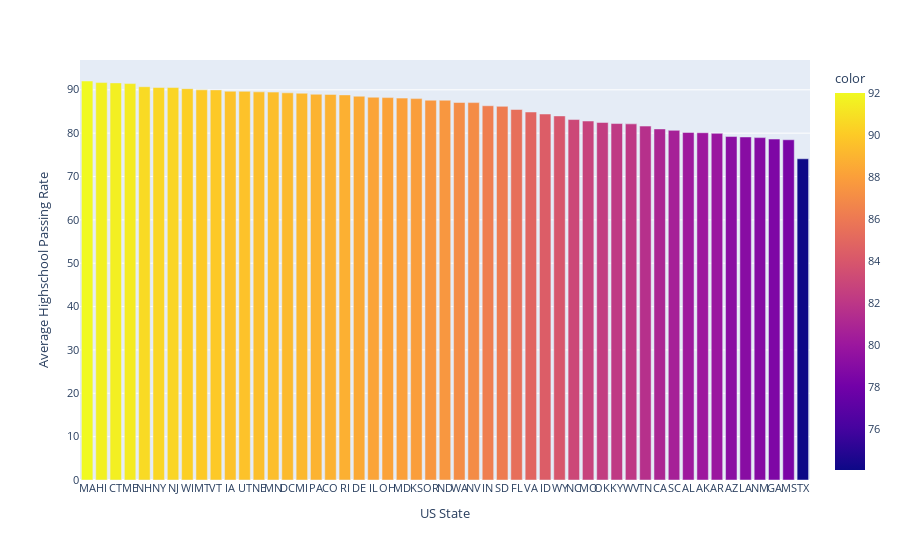

Notebook cell for this chart:
### Markdown cell above
# Chart the High School Graduation Rate by US State

Show the High School Graduation Rate in ascending order of US States. Which state has the lowest high school graduation rate? Which state has the highest?

### Code cell
highschool_rates = []
states = []
for bruh,data in df_pct_completed_hs.iterrows():
    try:
        highschool_rates.append(float(data['percent_completed_hs']))
        states.append(data['Geographic Area'])
    except:
        highschool_rates.append(0)
        states.append(data['Geographic Area'])

data = {'highschool': highschool_rates, "States": states}
highschool_dataframe = pd.DataFrame(data, columns=['highschool', 'States'])
highschool_dataframe = highschool_dataframe.groupby(['States']).mean().reset_index()
highschool_dataframe  = highschool_dataframe.sort_values('highschool', ascending=False)
bar = px.bar(x=highschool_dataframe['States'], y=highschool_dataframe['highschool'], color=highschool_dataframe['highschool'], color_continuous_scale='plasma')
bar.update_layout(xaxis_title = 'US State', yaxis_title = 'Average Highschool Passing Rate', font_size=10.5)
bar.update_xaxes(tickangle=0)
bar.show()

### Figure 1 — Plotly figure (JSON) as saved in the notebook; plotly's stock layout.template omitted (floating-point values rounded to 4 significant figures)
{"data": [{"alignmentgroup": "True", "hovertemplate": "x=%{x}<br>y=%{y}<br>color=%{marker.color}<extra></extra>", "legendgroup": "", "marker": {"color": [92.03, 91.67, 91.59, 91.43, 90.71, 90.54, 90.52, 90.26, 89.99, 89.98, 89.67, 89.64, 89.52, 89.47, 89.3, 89.21, 88.97, 88.93, 88.82, 88.52, 88.29, 88.2, 88.08, 87.97, 87.6, 87.6, 87.07, 87.05, 86.32, 86.18, 85.46, 84.88, 84.42, 83.97, 83.14, 82.79, 82.46, 82.22, 82.14, 81.63, 80.98, 80.65, 80.16, 80.1, 79.95, 79.22, 79.12, 78.97, 78.63, 78.47, 74.09], "coloraxis": "coloraxis", "pattern": {"shape": ""}}, "name": "", "offsetgroup": "", "orientation": "v", "showlegend": false, "textposition": "auto", "type": "bar", "x": ["MA", "HI", "CT", "ME", "NH", "NY", "NJ", "WI", "MT", "VT", "IA", "UT", "NE", "MN", "DC", "MI", "PA", "CO", "RI", "DE", "IL", "OH", "MD", "KS", "OR", "ND", "WA", "NV", "IN", "SD", "FL", "VA", "ID", "WY", "NC", "MO", "OK", "KY", "WV", "TN", "CA", "SC", "AL", "AK", "AR", "AZ", "LA", "NM", "GA", "MS", "TX"], "xaxis": "x", "y": [92.03, 91.67, 91.59, 91.43, 90.71, 90.54, 90.52, 90.26, 89.99, 89.98, 89.67, 89.64, 89.52, 89.47, 89.3, 89.21, 88.97, 88.93, 88.82, 88.52, 88.29, 88.2, 88.08, 87.97, 87.6, 87.6, 87.07, 87.05, 86.32, 86.18, 85.46, 84.88, 84.42, 83.97, 83.14, 82.79, 82.46, 82.22, 82.14, 81.63, 80.98, 80.65, 80.16, 80.1, 79.95, 79.22, 79.12, 78.97, 78.63, 78.47, 74.09], "yaxis": "y"}], "layout": {"barmode": "relative", "coloraxis": {"colorbar": {"title": {"text": "color"}}, "colorscale": [[0, "#0d0887"], [0.1111, "#46039f"], [0.2222, "#7201a8"], [0.3333, "#9c179e"], [0.4444, "#bd3786"], [0.5556, "#d8576b"], [0.6667, "#ed7953"], [0.7778, "#fb9f3a"], [0.8889, "#fdca26"], [1, "#f0f921"]]}, "font": {"size": 10.5}, "legend": {"tracegroupgap": 0}, "margin": {"t": 60}, "xaxis": {"anchor": "y", "domain": [0, 1], "tickangle": 0, "title": {"text": "US State"}}, "yaxis": {"anchor": "x", "domain": [0, 1], "title": {"text": "Average Highschool Passing Rate"}}}}
